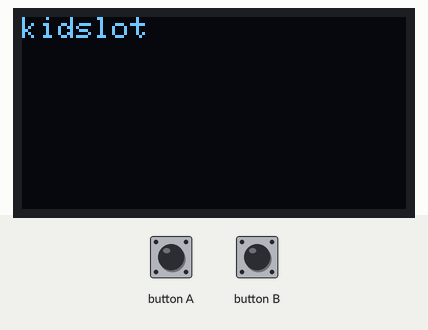
Recording of a program running on a simulated BBC micro:bit (MakeCode). On the bench: 128×64 one-colour display. The clock reads 2024-03-15 10:24:30 at power-on unless the program sets it.

Above: at 0.6 s.

The program:

main.ts
```typescript
datalogger.onLogFull(function () {
    datalogger.deleteLog(datalogger.DeleteType.Full)
})
input.onButtonPressed(Button.A, function () {
    RTC_DS1307.setTime(RTC_DS1307.TimeType.SECOND, 0)
})
input.onButtonPressed(Button.B, function () {
    RTC_DS1307.setTime(RTC_DS1307.TimeType.SECOND, 0)
    ESP8266_IoT.uploadKidsiot(Environment.ReadDust(DigitalPin.P16, AnalogPin.P1))
})
ESP8266_IoT.iotSwitchEvent(ESP8266_IoT.KidsIotSwitchState.off, function () {
    datalogger.log(datalogger.createCV("on", false))
})
ESP8266_IoT.iotSwitchEvent(ESP8266_IoT.KidsIotSwitchState.on, function () {
    datalogger.log(datalogger.createCV("on", true))
})
RTC_DS1307.setTime(RTC_DS1307.TimeType.SECOND, 0)
OLED.init(128, 64)
ESP8266_IoT.initWIFI(SerialPin.P8, SerialPin.P12, BaudRate.BaudRate115200)
ESP8266_IoT.connectWifi("CMCC-zb7s", "by3ux7z2")
ESP8266_IoT.connectKidsiot("ef92afG5rNo6xGBr", "1")
OLED.writeStringNewLine("kidslot")
basic.forever(function () {
    if (RTC_DS1307.getTime(RTC_DS1307.TimeType.SECOND) == 120) {
        power.lowPowerRequest()
    }
})
```

test.ts
```typescript
// 在此处测试；当此软件包作为插件使用时，将不会编译此软件包。
```
